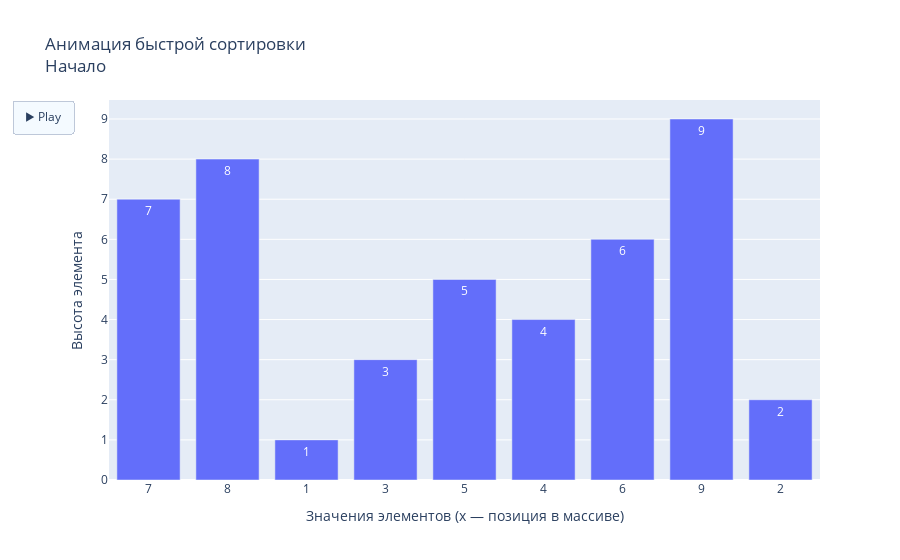

Notebook code cell kept with this figure:
### Code cell
import plotly.graph_objects as go
import random


array = list(range(1, 10))
random.shuffle(array)

steps = [array.copy()]
labels = ["Начало"]
step_count = 0 

def quick_sort(arr, low, high):
    global step_count
    if low < high:
        pivot_index = partition(arr, low, high)
        quick_sort(arr, low, pivot_index - 1)
        quick_sort(arr, pivot_index + 1, high)

def partition(arr, low, high):
    global step_count
    pivot = arr[high]
    i = low - 1
    for j in range(low, high):
        if arr[j] < pivot:
            i += 1
            arr[i], arr[j] = arr[j], arr[i]
            steps.append(arr.copy())
            step_count += 1
            labels.append(f"Обмен {step_count}")
    arr[i + 1], arr[high] = arr[high], arr[i + 1]
    steps.append(arr.copy())
    step_count += 1
    labels.append(f"Обмен {step_count}")
    return i + 1

arr_copy = array.copy()
quick_sort(arr_copy, 0, len(arr_copy) - 1)

frames = []
for step, label in zip(steps, labels):
    frames.append(
        go.Frame(
            data=[
                go.Bar(
                    x=list(range(len(step))),
                    y=step,
                    text=step,
                    textposition='inside',
                    hoverinfo='text'
                )
            ],
            layout=go.Layout(
                title_text=f"Анимация быстрой сортировки<br>{label}",
                xaxis=dict(
                    tickmode='array',
                    tickvals=list(range(len(step))),
                    ticktext=[str(v) for v in step],
                    title="Значения элементов (x — позиция в массиве)"
                )
            )
        )
    )

fig = go.Figure(
    data=[
        go.Bar(
            x=list(range(len(array))),
            y=steps[0],
            text=steps[0],
            textposition='inside'
        )
    ],
    layout=go.Layout(
        title=f"Анимация быстрой сортировки<br>{labels[0]}",
        xaxis=dict(
            tickmode='array',
            tickvals=list(range(len(array))),
            ticktext=[str(v) for v in steps[0]],
            title="Значения элементов (x — позиция в массиве)"
        ),
        yaxis=dict(title="Высота элемента"),
        updatemenus=[dict(
            type="buttons",
            buttons=[dict(label="▶️ Play", method="animate",
                          args=[None, {"frame": {"duration": 300, "redraw": True},
                                       "fromcurrent": True}])])
        ]
    ),
    frames=frames
)

fig.show()

### Figure 1 — Plotly figure (JSON) as saved in the notebook; plotly's stock layout.template omitted (floating-point values rounded to 4 significant figures)
{"data": [{"text": ["7", "8", "1", "3", "5", "4", "6", "9", "2"], "textposition": "inside", "type": "bar", "x": [0, 1, 2, 3, 4, 5, 6, 7, 8], "y": [7, 8, 1, 3, 5, 4, 6, 9, 2]}], "layout": {"title": {"text": "Анимация быстрой сортировки<br>Начало"}, "updatemenus": [{"buttons": [{"args": [null, {"frame": {"duration": 300, "redraw": true}, "fromcurrent": true}], "label": "▶️ Play", "method": "animate"}], "type": "buttons"}], "xaxis": {"tickmode": "array", "ticktext": ["7", "8", "1", "3", "5", "4", "6", "9", "2"], "tickvals": [0, 1, 2, 3, 4, 5, 6, 7, 8], "title": {"text": "Значения элементов (x — позиция в массиве)"}}, "yaxis": {"title": {"text": "Высота элемента"}}}}
